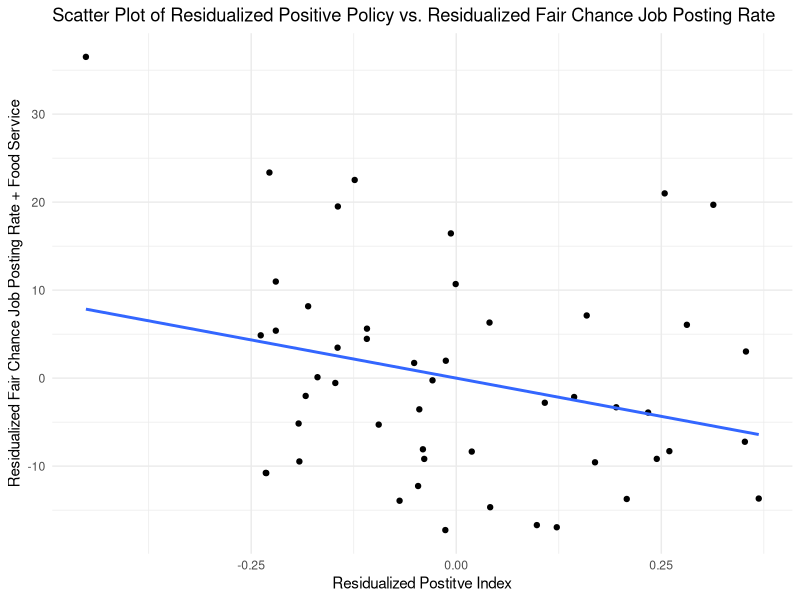
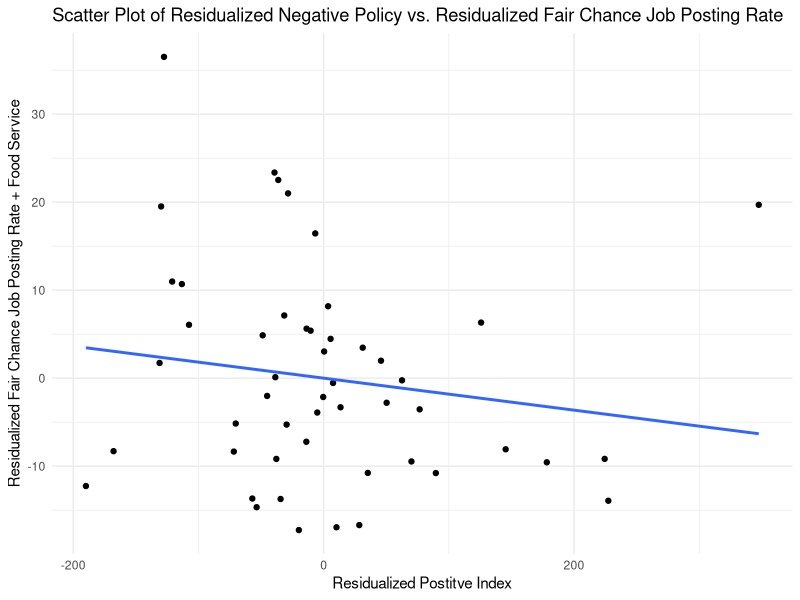

Recreate these plots in R, in order.
## ---- chunk 1

library(ggplot2)

# Set parameter to overwrite plots
overwrite_plots = FALSE

# Read in data: get 
pol_indices <- read.csv("regression.csv")
employment_data <- read.csv("wide_complete_industry.csv")
control_data <- read.csv("control_indices.csv")
employ_z_scores <- read.csv("employment_z_scores.csv")
indiv_pol_data <- read.csv("../Policy/PositiveIndex.csv")
indiv_pol_data <- indiv_pol_data[1:50, ]

## ---- chunk 2
# Run a linear model for fair_chance_rate vs the 5 types of control_data
lm_fairchance_controls <- lm(employment_data$avg_food_service ~ control_data$macroeconomy + control_data$socioeconomics + control_data$politics + control_data$diversity + employ_z_scores$arts_employment_z)

# Save the residuals of the model to employment_data$fair_chance_rate_residuals
employment_data$food_service_residuals <- residuals(lm_fairchance_controls)

# Print the summary of the linear model
summary(lm_fairchance_controls)

# Run a linear model for the total positive index vs the 5 types of control_data
lm_model_pos_index <- lm(pol_indices$tot_pos_index ~ control_data$macroeconomy + control_data$socioeconomics + control_data$politics + control_data$diversity + employ_z_scores$arts_employment_z)

# Save the residuals of the model to regression_data$tot_pos_index_residuals
pol_indices$pos_index_residuals <- residuals(lm_model_pos_index)

# Print the summary of the linear model
summary(lm_model_pos_index)

## ---- chunk 3
# Scatter plot of residualized positive policy vs. residualized fair chance job posting rate
plot_residual_pos_vs_fairchance <- ggplot(data = data.frame(y = employment_data$food_service_residuals, x = pol_indices$pos_index_residuals)) +
  geom_point(aes(x = x, y = y)) +
  geom_smooth(aes(x = x, y = y), method="lm", se=FALSE)+
  labs(
    title = "Scatter Plot of Residualized Positive Policy vs. Residualized Fair Chance Job Posting Rate",
    y = "Residualized Fair Chance Job Posting Rate + Food Service",
    x = "Residualized Postitve Index"
  ) +
  theme_minimal()
if (overwrite_plots) {
  pdf("plot_residual_pos_vs_fairchance.pdf")
  print(plot_residual_pos_vs_fairchance)
  dev.off()
}
print(plot_residual_pos_vs_fairchance)
## ---- chunk 4
# Create binary variables for "above or below average" for each measure (Positive Policy Index)
policy_above_avg_pos <- ifelse(pol_indices$pos_index_residuals > 0, "Above Avg", "Below Avg")
employment_above_avg <- ifelse(employment_data$food_service_residuals > 0, "Above Avg", "Below Avg")

# Create a contingency table based on the two categorical variables (Positive Policy Index)
contingency_table_pos <- table(policy_above_avg_pos, employment_above_avg)

# Print the contingency table (Positive Policy Index)
print(contingency_table_pos)

# Run the chi-square test of independence (Positive Policy Index)
chi_squared_result_pos <- chisq.test(contingency_table_pos)

# Print the test result (Positive Policy Index)
print(chi_squared_result_pos)
## ---- chunk 5

# Run a linear model for the total positive index vs the 5 types of control_data
lm_model_neg_index <- lm(pol_indices$neg_combo_index ~ control_data$macroeconomy + control_data$socioeconomics + control_data$politics + control_data$diversity + employ_z_scores$arts_employment_z)

# Save the residuals of the model to regression_data$tot_pos_index_residuals
pol_indices$neg_index_residuals <- residuals(lm_model_neg_index)

# Print the summary of the linear model
summary(lm_model_neg_index)

## ---- chunk 6
# Scatter plot of residualized positive policy vs. residualized fair chance job posting rate
plot_residual_neg_vs_fairchance <- ggplot(data = data.frame(y = employment_data$food_service_residuals, x = pol_indices$neg_index_residuals)) +
  geom_point(aes(x = x, y = y)) +
  geom_smooth(aes(x = x, y = y), method="lm", se=FALSE)+
  labs(
    title = "Scatter Plot of Residualized Negative Policy vs. Residualized Fair Chance Job Posting Rate",
    y = "Residualized Fair Chance Job Posting Rate + Food Service",
    x = "Residualized Postitve Index"
  ) +
  theme_minimal()
if (overwrite_plots) {
  pdf("plot_residual_neg_vs_fairchance.pdf")
  print(plot_residual_neg_vs_fairchance)
  dev.off()
}
print(plot_residual_neg_vs_fairchance)
## ---- chunk 7
# Create binary variables for "above or below average" for each measure (Positive Policy Index)
policy_above_avg_neg <- ifelse(pol_indices$neg_index_residuals > 0, "Above Avg", "Below Avg")
employment_above_avg <- ifelse(employment_data$food_service_residuals > 0, "Above Avg", "Below Avg")

# Create a contingency table based on the two categorical variables (Positive Policy Index)
contingency_table_neg <- table(policy_above_avg_neg, employment_above_avg)

# Print the contingency table (Positive Policy Index)
print(contingency_table_neg)

# Run the chi-square test of independence (Positive Policy Index)
chi_squared_result_neg <- chisq.test(contingency_table_pos)

# Print the test result (Positive Policy Index)
print(chi_squared_result_neg)
